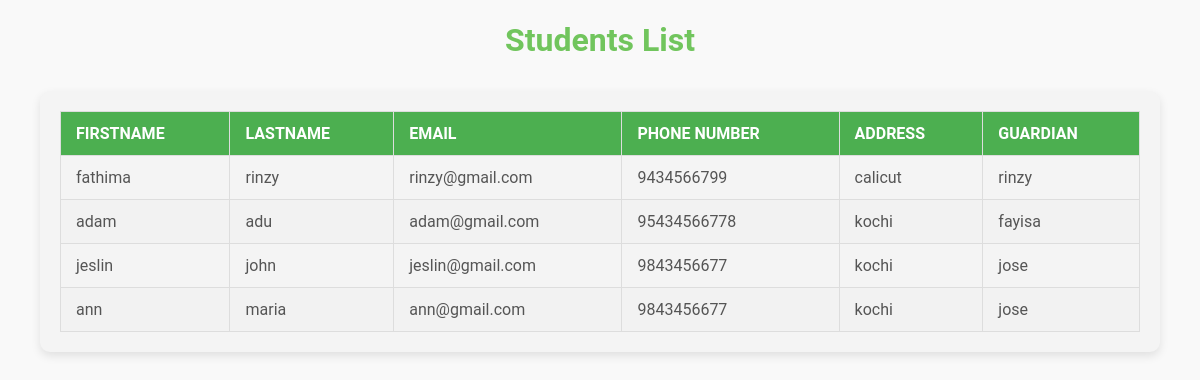
Page /viewstd on the committed database.
### tables this page shows
CREATE TABLE Student (
    studid INTEGER PRIMARY KEY AUTOINCREMENT,
    logid INTEGER,
    firstname TEXT,
    lastname TEXT,
    email TEXT,
    address TEXT,
    phone_number BIGINT,
    guardian TEXT,
    FOREIGN KEY (logid) REFERENCES Login(loginid)
);

### student.py (the view)
@app.route('/viewstd')
def viewstd():
    con=sqlite3.connect("studentmanagement.db")
    con.row_factory=sqlite3.Row
    cursor1=con.cursor()
    cursor1.execute("select * from Student")
    data=cursor1.fetchall()
    return render_template("viewstd.html",view=data)

### templates/viewstd.html (shortened to what this page needs)
<!DOCTYPE html>
<html lang="en">
<head>
</head>
<body>
    <h1>Students List</h1>
    <div class="table-container">
        <table >
            <thead>
                <tr>
                    <th>Firstname</th>
                    <th>Lastname</th>
                    <th>Email</th>
                    <th>Phone Number</th>
                    <th>Address</th>
                    <th>Guardian</th>
                </tr>
            </thead>
            <tbody>
                {% for i in view %}
                <tr>
                    <td>{{i.firstname}}</td>
                    <td>{{i.lastname}}</td>
                    <td>{{i.email}}</td>
                    <td>{{i.phone_number}}</td>
                    <td>{{i.address}}</td>
                    <td>{{i.guardian}}</td>
                </tr>
                {% endfor %}
            </tbody>
        </table>
    </div>
</body>
</html>

### templates/viewstd.html (style rules this page uses)
:root { --accent-color: #71c55d; --secondary-color: #f4f4f4; --text-color: #333; --table-header-color: #4CAF50; --table-header-text: #fff; }
html, body { margin: 0; padding: 0; font-family: 'Roboto', Helvetica, Arial, sans-serif; background: #f9f9f9; color: var(--text-color); }
body { flex-direction: column; min-height: 100vh; }
h1 { text-align:center ; margin-bottom: 1em; font-size: 2em; color: var(--accent-color); }
.table-container { width: 90%; max-width: 1200px; background: var(--secondary-color); padding: 20px; margin: 1em auto; border-radius: 10px; box-shadow: 0 4px 10px rgba(0, 0, 0, 0.1); }
table { width: 100%; border-collapse: collapse; margin: 0 auto; text-align: left; }
th, td { padding: 12px 15px; border: 1px solid #ddd; }
th { background: var(--table-header-color); color: var(--table-header-text); font-weight: bold; text-transform: uppercase; }
tr:nth-child(even) { background: #f2f2f2; }
td { color: #555; }

### rows in the picture
Student: firstname "fathima", lastname "rinzy", email "rinzy@gmail.com", phone_number "9434566799", address "calicut", guardian "rinzy"
Student: firstname "adam", lastname "adu", email "adam@gmail.com", phone_number "95434566778", address "kochi", guardian "fayisa"
Student: firstname "jeslin", lastname "john", email "jeslin@gmail.com", phone_number "9843456677", address "kochi", guardian "jose"
Student: firstname "ann", lastname "maria", email "ann@gmail.com", phone_number "9843456677", address "kochi", guardian "jose"
